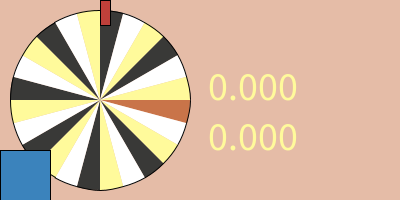
Frame 1 (no input)
Frame 60 (the mouse pressed at the canvas centre just before this capture): identical to frame 1, image omitted
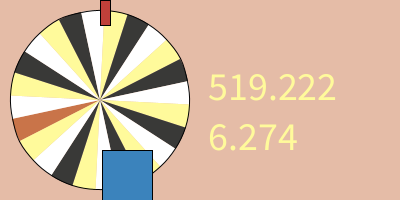
Frame 120 (the mouse held since frame 60 and released just before this capture)

The Processing sketch that drew these frames (run headless with seeded random() and noise(); from frame 60 on, the mouse is pressed at the canvas centre):

// Processing sketch: arc
// ── arc.pde
void setup(){
  size(400, 200);
  textSize(40);
}
float shift=0, v=0, x=0;
void mousePressed(){
  v = random(10)+5;  //取亂數
}
void draw(){
  background(#E5BCA7);
  for(int i=0; i<24; i++){
    if(i%3==0) fill(#393937);
    if(i%3==1) fill(255);
    if(i%3==2) fill(#FFFA9B);
    if(i==0) fill(#C97449);
    float start = radians(0+shift+i*360/24);
    float stop = radians(360/24+shift+i*360/24);
    arc(100, 100, 180, 180, start, stop);
  }
  if(v>0.1){  //還有速度時
    shift+=v;  //轉動的速度
    v=v*0.99;  //慢慢減速
    x += v*0.2;
  }else{  //不轉的時候，判斷是否得獎
    
  }
  text(shift, 200, 100);
  text(v, 200, 150); 
  fill(#BF403A);
  rect(100, 0, 10, 25);
  fill(#3B83BC);
  rect(x, 150, 50, 50);
}
